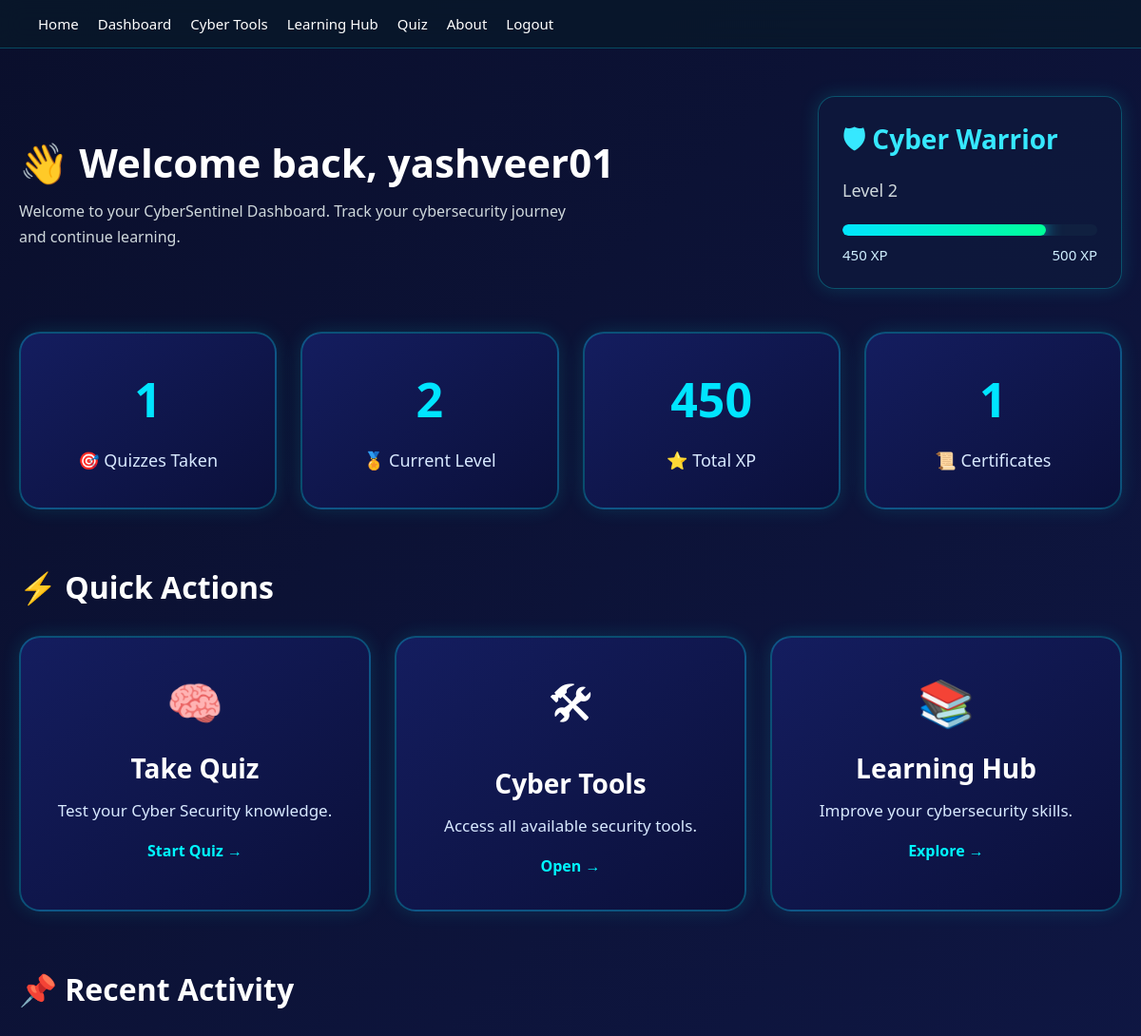
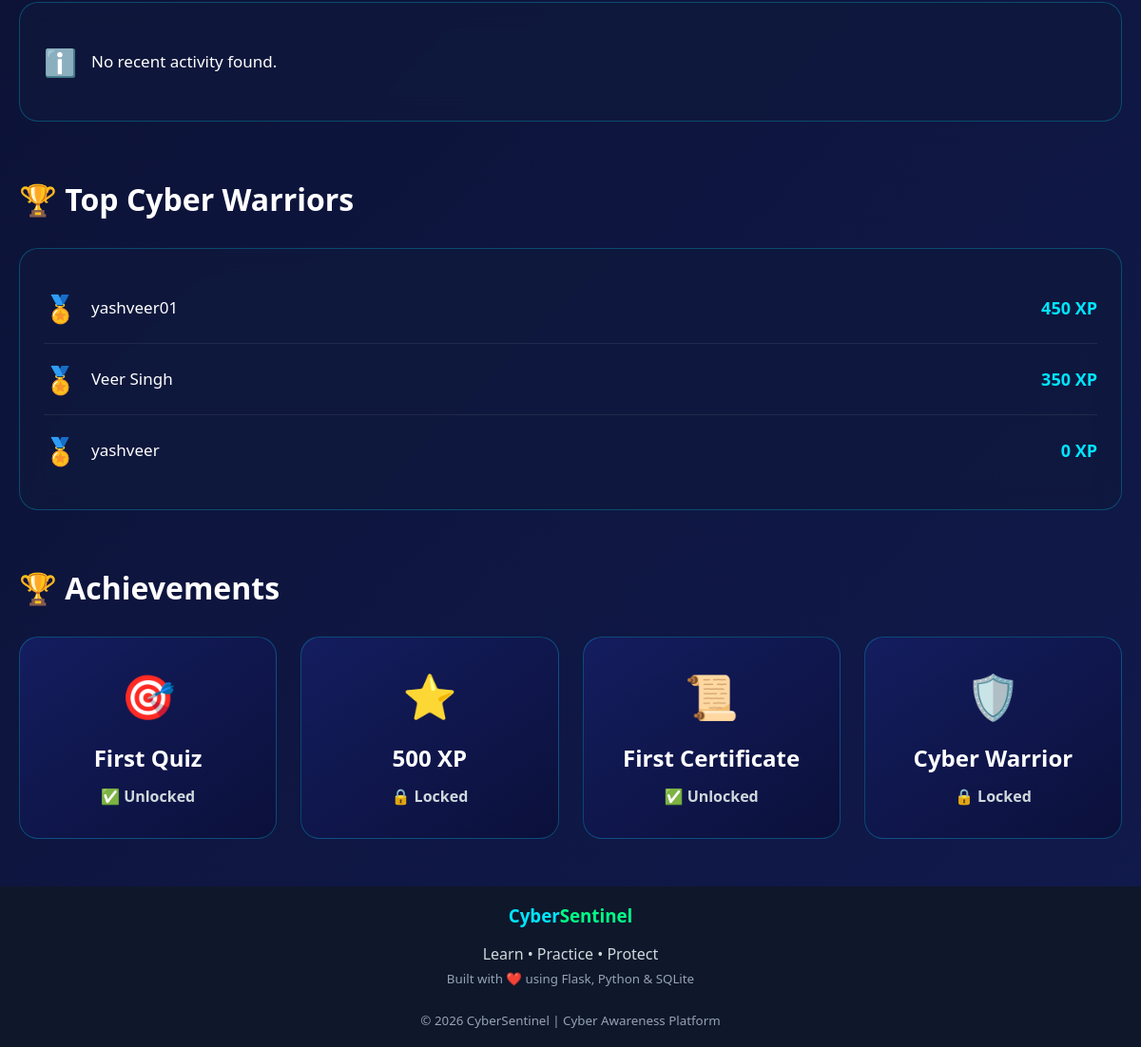
The page /dashboard (signed in) on the database as committed earlier (2 pictures, top to bottom).
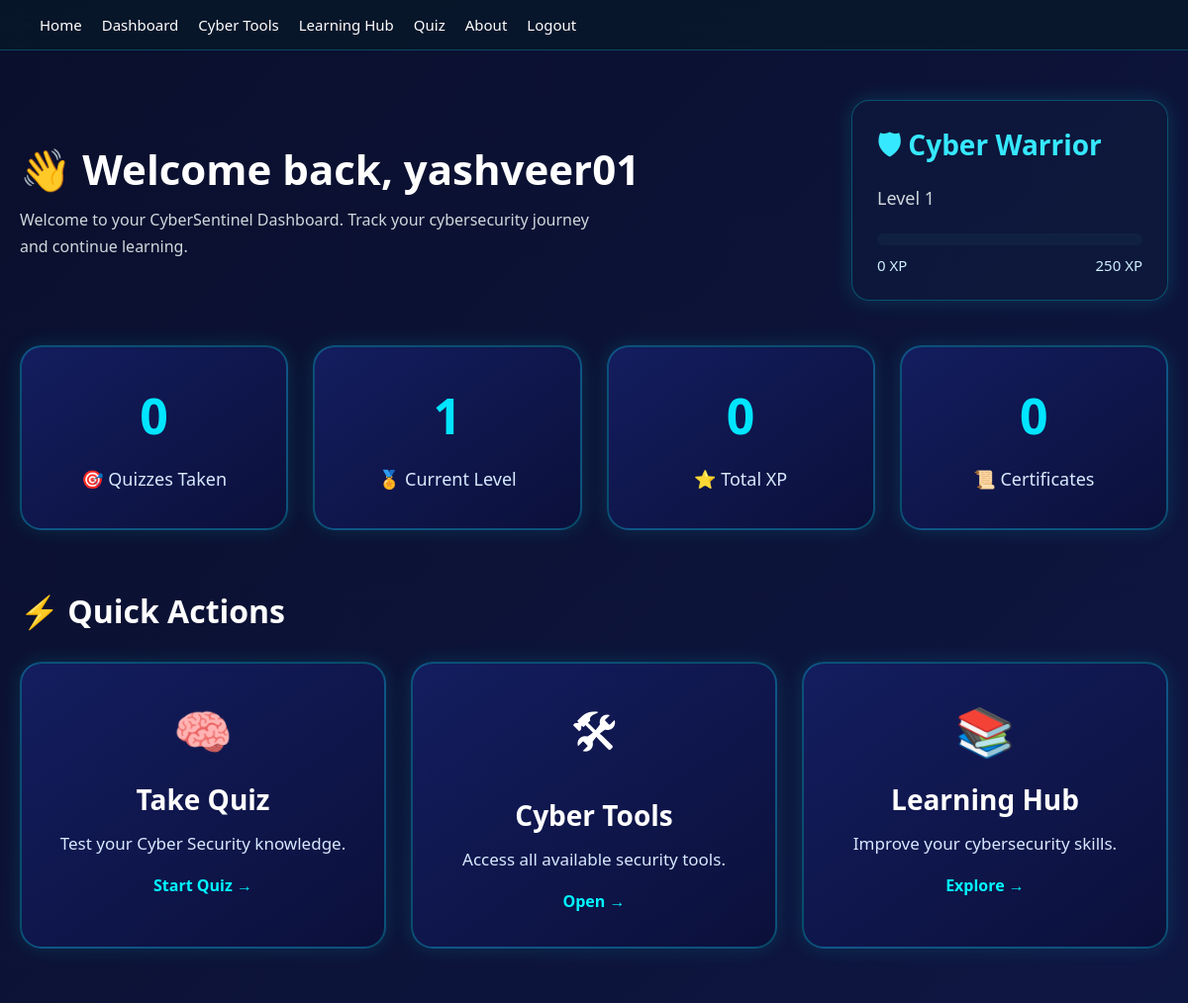
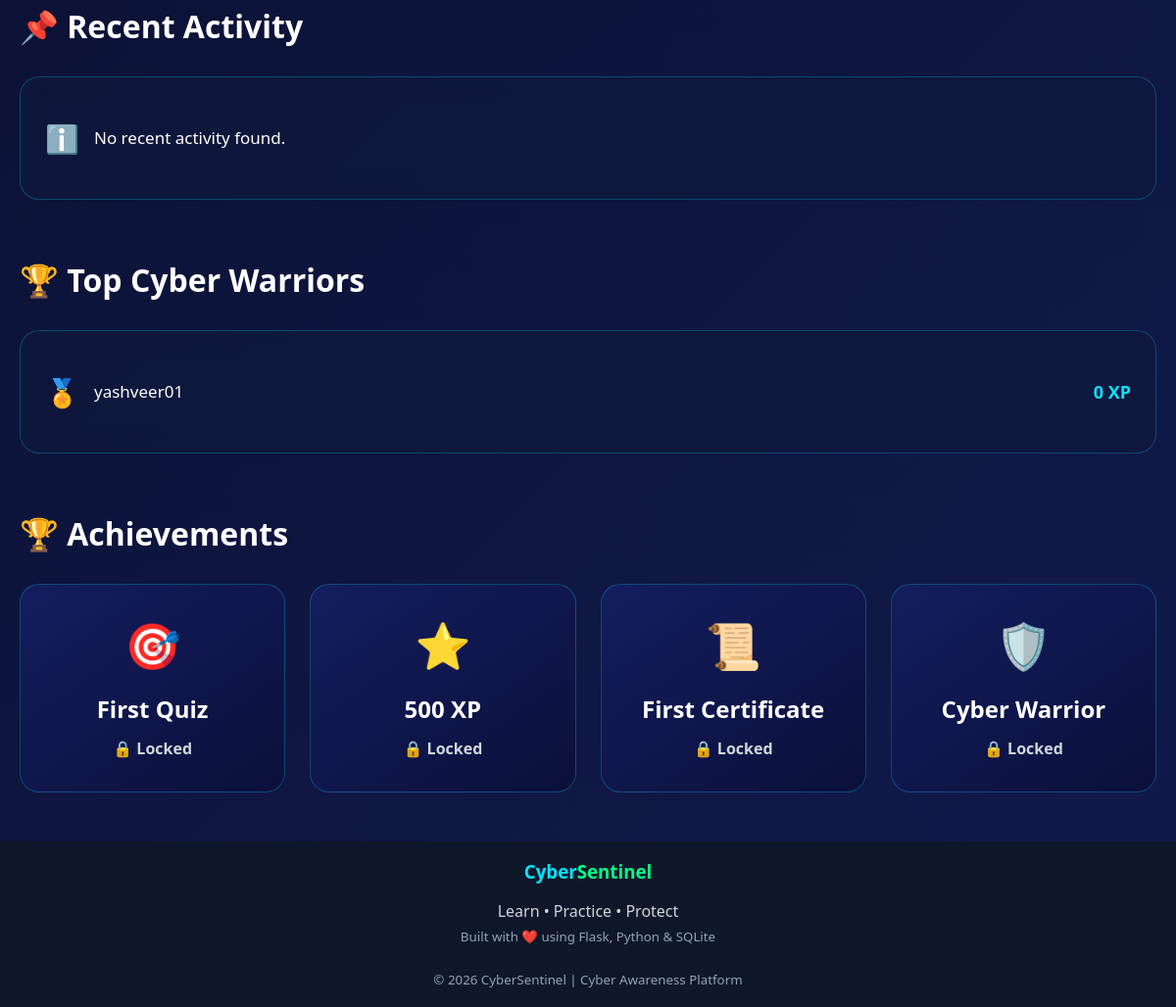
The same page on the database as committed later (2 pictures, top to bottom).
### tables this page shows
CREATE TABLE users (
    id INTEGER PRIMARY KEY AUTOINCREMENT,
    username TEXT UNIQUE NOT NULL,
    password TEXT NOT NULL,

    score INTEGER DEFAULT 0,
    xp INTEGER DEFAULT 0,
    level INTEGER DEFAULT 1,
    quiz_count INTEGER DEFAULT 0,
    certificates INTEGER DEFAULT 0
);

### app.py (the view)
@app.route("/dashboard")
def dashboard():
    if "user_id" not in session:
        return redirect("/login")
    conn=sqlite3.connect("database.db")
    conn.row_factory=sqlite3.Row
    cursor=conn.cursor()
    cursor.execute("""
    SELECT
    score,
    xp,
    level,
    quiz_count,
    certificates
    FROM users
    WHERE id=?
    """,(session["user_id"],))
    user=cursor.fetchone()
    cursor.execute("""
    SELECT activity,created_at
    FROM activity_logs
    WHERE user_id=?
    ORDER BY id DESC
    LIMIT 5
    """,(session["user_id"],))
    activities=cursor.fetchall()
    cursor.execute("""
    SELECT username,xp
    FROM users
    ORDER BY xp DESC
    LIMIT 5
    """)
    leaderboard=cursor.fetchall()
    conn.close()
    progress=(user["xp"]%250)/250*100
    return render_template(
        "dashboard.html",
        username=session["username"],
        score=user["score"],
        xp=user["xp"],
        level=user["level"],
        quiz_count=user["quiz_count"],
        certificates=user["certificates"],
        progress=progress,
        leaderboard=leaderboard,
        activities=activities
    )

### templates/dashboard.html
{% extends "base.html" %}
{% block extra_css %}
<link rel="stylesheet" href="{{ url_for('static', filename='css/dashboard.css') }}">
{% endblock %}
{% block content %}
<div class="dashboard-container">
    <div class="dashboard-header">
        <div>
            <h1>👋 Welcome back, {{ username }}</h1>
            <p>
                Welcome to your CyberSentinel Dashboard.
                Track your cybersecurity journey and continue learning.
            </p>
        </div>
        <div class="level-box">
            <h3>🛡 Cyber Warrior</h3>
            <p class="level-text">
                Level {{ level }}
            </p>
            <div class="xp-bar">
                <div class="xp-fill"
                     style="width:{{ progress }}%;">
                </div>
            </div>
            <div class="xp-info">
                <span>{{ xp }} XP</span>
                <span>{{ level*250 }} XP</span>
            </div>
        </div>
    </div>
    <div class="dashboard-stats-grid">
        <div class="dashboard-stat-card">
            <h2>{{ quiz_count }}</h2>
            <p>🎯 Quizzes Taken</p>
        </div>
        <div class="dashboard-stat-card">
            <h2>{{ level }}</h2>
            <p>🏅 Current Level</p>
        </div>
        <div class="dashboard-stat-card">
            <h2>{{ xp }}</h2>
            <p>⭐ Total XP</p>
        </div>
        <div class="dashboard-stat-card">
            <h2>{{ certificates }}</h2>
            <p>📜 Certificates</p>
        </div>
    </div>
    <div class="dashboard-section">
        <h2 class="section-title">
            ⚡ Quick Actions
        </h2>
        <div class="dashboard-grid">
            <a href="/quiz" class="action-card">
                <span class="action-icon">
                    🧠
                </span>
                <h3>Take Quiz</h3>
                <p>
                    Test your Cyber Security knowledge.
                </p>
                <span class="action-link">
                    Start Quiz →
                </span>
            </a>
            <a href="/tools" class="action-card">
                <span class="action-icon">
                    🛠
                </span>
                <h3>Cyber Tools</h3>
                <p>
                    Access all available security tools.
                </p>
                <span class="action-link">
                    Open →
                </span>
            </a>
            <a href="/learning" class="action-card">
                <span class="action-icon">
                    📚
                </span>
                <h3>Learning Hub</h3>
                <p>
                    Improve your cybersecurity skills.
                </p>
                <span class="action-link">
                    Explore →
                </span>
            </a>
        </div>
    </div>
    <div class="dashboard-section">
        <h2 class="section-title">
            📌 Recent Activity
        </h2>
        <div class="activity-card">
            {% if activities %}
                {% for item in activities %}
                <div class="activity-item">
                    <span>✅</span>
                    <p>
                        {{ item["activity"] }}
                    </p>
                    <small>
                        {{ item["created_at"] }}
                    </small>
                </div>
                {% endfor %}
            {% else %}
                <div class="activity-item">
                    <span>ℹ️</span>
                    <p>
                        No recent activity found.
                    </p>
                </div>
            {% endif %}
        </div>
    </div>
    <div class="dashboard-section">
        <h2 class="section-title">
            🏆 Top Cyber Warriors
        </h2>
        <div class="activity-card">
            {% for player in leaderboard %}
            <div class="activity-item">
                <span>🏅</span>
                <p>
                    {{ player["username"] }}
                </p>
                <strong>
                    {{ player["xp"] }} XP
                </strong>
            </div>
            {% endfor %}
        </div>
    </div>
    <div class="dashboard-section">
        <h2 class="section-title">
            🏆 Achievements
        </h2>
        <div class="achievement-grid">
            <div class="achievement-card">
                <div class="achievement-icon">
                    🎯
                </div>
                <h3>
                    First Quiz
                </h3>
                <p>
                    {% if quiz_count>=1 %}
                        ✅ Unlocked
                    {% else %}
                        🔒 Locked
                    {% endif %}
                </p>
            </div>
            <div class="achievement-card">
                <div class="achievement-icon">
                    ⭐
                </div>
                <h3>
                    500 XP
                </h3>
                <p>
                    {% if xp>=500 %}
                        ✅ Unlocked
                    {% else %}
                        🔒 Locked
                    {% endif %}
                </p>
            </div>
            <div class="achievement-card">
                <div class="achievement-icon">
                    📜
                </div>
                <h3>
                    First Certificate
                </h3>
                <p>
                    {% if certificates>=1 %}
                        ✅ Unlocked
                    {% else %}
                        🔒 Locked
                    {% endif %}
                </p>
            </div>
            <div class="achievement-card">
                <div class="achievement-icon">
                    🛡️
                </div>
                <h3>
                    Cyber Warrior
                </h3>
                <p>
                    {% if level>=5 %}
                        ✅ Unlocked
                    {% else %}
                        🔒 Locked
                    {% endif %}
                </p>
            </div>
        </div>
    </div>
</div>
{% endblock %}

### templates/base.html (shortened to what this page needs)
<!DOCTYPE html>
<html lang="en">
<head>
    <link rel="stylesheet" href="{{ url_for('static', filename='css/style.css') }}">
    {% block extra_css %}
    {% endblock %}
</head>
<body>
<nav class="navbar">
    <div class="nav-links">
        <a href="/" class="{% if request.path=='/' %}active{% endif %}">Home</a>
        {% if session.get("user_id") %}
            <a href="/dashboard" class="{% if 'dashboard' in request.path %}active{% endif %}">Dashboard</a>
            <a href="/tools" class="{% if 'tools' in request.path %}active{% endif %}">Cyber Tools</a>
            <a href="/learning" class="{% if 'learning' in request.path %}active{% endif %}">Learning Hub</a>
            <a href="/quiz" class="{% if 'quiz' in request.path %}active{% endif %}">Quiz</a>
            <a href="/about" class="{% if 'about' in request.path %}active{% endif %}">About</a>
            <a href="/logout" class="logout-btn">Logout</a>
        {% else %}
            <a href="/login">Login</a>
            <a href="/register">Register</a>
        {% endif %}
    </div>
</nav>
<div class="main-content">
    {% block content %}{% endblock %}
</div>
<footer class="footer">
    <h3>
        <span class="cyber">Cyber</span><span class="sentinel">Sentinel</span>
    </h3>
    <p>Learn • Practice • Protect</p>
    <small>Built with ❤️ using Flask, Python & SQLite</small>
    <br><br>
    <small>© 2026 CyberSentinel | Cyber Awareness Platform</small>
</footer>
</body>
</html>

### static/css/style.css (style rules this page uses)
:root { --primary:#00e5ff; --secondary:#00ff88; --dark:#081b29; --dark2:#0a0f2c; --card:rgba(255,255,255,.05); --text:#ffffff; --muted:#cfd8dc; --border:rgba(0,229,255,.25); }
* { margin:0; padding:0; box-sizing:border-box; }
html { scroll-behavior:smooth; }
html, body { height:100%; }
body { display:flex; flex-direction:column; font-family:'Segoe UI',Arial,sans-serif; background: linear-gradient(135deg,#0a0f2c,#111a4d); color:var(--text); overflow-x:hidden; position:relative; }
a { color:inherit; text-decoration:none; }
.main-content { flex:1; }
h1 { font-size:48px; margin-bottom:20px; }
h2 { margin-bottom:35px; }
h3 { margin-bottom:15px; }
p { color:var(--muted); line-height:1.7; }
.cyber { color:var(--primary); }
.sentinel { color:var(--secondary); }
.navbar { position:sticky; top:0; z-index:1000; display:flex; justify-content:space-between; align-items:center; padding:15px 40px; background:rgba(8,27,41,.65); backdrop-filter:blur(12px); border-bottom:1px solid var(--border); }
.nav-links { display:flex; align-items:center; gap:20px; }
.nav-links a { font-size:15px; transition:.3s; }
.container, .hero, .page-container, .features, .why, .learning, .stats, .leaderboard, .dashboard-container, .quiz-container { position:relative; z-index:2; }
.footer { margin-top:auto; padding:18px; text-align:center; background:#0f172a; color:#94a3b8; }
.dashboard-header { display:flex; justify-content:space-between; align-items:center; gap:30px; margin-bottom:45px; flex-wrap:wrap; }
.dashboard-header h1 { font-size:42px; margin-bottom:10px; }
.dashboard-header p { color:#cfd8dc; max-width:600px; }
.activity-item strong { color:#00e5ff; font-size:18px; }
.achievement-card p { font-weight:600; }

Rows that differ between the two databases and show on the page:
removed users: username "Veer Singh", xp "350"
removed users: username "yashveer", xp "0"
changed users "yashveer01": xp "450" → "0"; xp "450" → (not shown)
Other text that changed with them:
{{ level }}: "2" → "1"
{{ xp }}: (not shown) → "0"
{{ level*250 }}: "500" → "250"
{{ quiz_count }}: "1" → "0"
{{ certificates }}: "1" → "0"
text no longer shown: "✅ Unlocked ✅ Unlocked"
text now shown: "🔒 Locked 🔒 Locked"
